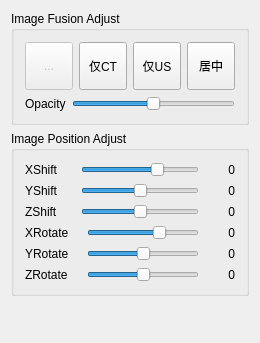
<?xml version="1.0" encoding="UTF-8"?>
<ui version="4.0">
 <class>stkUltrasoundImageFusionWidget</class>
 <widget class="QWidget" name="stkUltrasoundImageFusionWidget">
  <property name="geometry">
   <rect>
    <x>0</x>
    <y>0</y>
    <width>250</width>
    <height>343</height>
   </rect>
  </property>
  <property name="windowTitle">
   <string>stkUltrasoundImageFusionWidget</string>
  </property>
  <layout class="QVBoxLayout" name="verticalLayout_2">
   <item>
    <widget class="QGroupBox" name="groupBox_2">
     <property name="title">
      <string>Image Fusion Adjust</string>
     </property>
     <layout class="QVBoxLayout" name="verticalLayout">
      <item>
       <layout class="QHBoxLayout" name="horizontalLayout">
        <item>
         <widget class="QToolButton" name="UltrasoundToolButton">
          <property name="enabled">
           <bool>false</bool>
          </property>
          <property name="minimumSize">
           <size>
            <width>48</width>
            <height>48</height>
           </size>
          </property>
          <property name="maximumSize">
           <size>
            <width>48</width>
            <height>48</height>
           </size>
          </property>
          <property name="text">
           <string>...</string>
          </property>
          <property name="icon">
           <iconset resource="Resources/stkSurgeryNavigation.qrc">
            <normaloff>:/Icons/USProbeOn.png</normaloff>
            <normalon>:/Icons/USProbeOn.png</normalon>
            <disabledoff>:/Icons/USProbeOff.png</disabledoff>
            <disabledon>:/Icons/USProbeOff.png</disabledon>:/Icons/USProbeOn.png</iconset>
          </property>
          <property name="iconSize">
           <size>
            <width>48</width>
            <height>48</height>
           </size>
          </property>
         </widget>
        </item>
        <item>
         <widget class="QToolButton" name="DisplayCTButton">
          <property name="minimumSize">
           <size>
            <width>48</width>
            <height>48</height>
           </size>
          </property>
          <property name="maximumSize">
           <size>
            <width>48</width>
            <height>48</height>
           </size>
          </property>
          <property name="toolTip">
           <string>仅显示CT
</string>
          </property>
          <property name="text">
           <string>仅CT</string>
          </property>
          <property name="icon">
           <iconset resource="Resources/stkSurgeryNavigation.qrc">
            <normaloff>:/Icons/DisplayCT.png</normaloff>:/Icons/DisplayCT.png</iconset>
          </property>
          <property name="iconSize">
           <size>
            <width>48</width>
            <height>48</height>
           </size>
          </property>
          <property name="checkable">
           <bool>true</bool>
          </property>
         </widget>
        </item>
        <item>
         <widget class="QToolButton" name="DisplayUSButton">
          <property name="minimumSize">
           <size>
            <width>48</width>
            <height>48</height>
           </size>
          </property>
          <property name="maximumSize">
           <size>
            <width>48</width>
            <height>48</height>
           </size>
          </property>
          <property name="toolTip">
           <string>仅显示超声</string>
          </property>
          <property name="text">
           <string>仅US</string>
          </property>
          <property name="icon">
           <iconset resource="Resources/stkSurgeryNavigation.qrc">
            <normaloff>:/Icons/DisplayUS.png</normaloff>:/Icons/DisplayUS.png</iconset>
          </property>
          <property name="iconSize">
           <size>
            <width>48</width>
            <height>48</height>
           </size>
          </property>
          <property name="checkable">
           <bool>true</bool>
          </property>
         </widget>
        </item>
        <item>
         <widget class="QToolButton" name="DisplayFusionButton">
          <property name="minimumSize">
           <size>
            <width>48</width>
            <height>48</height>
           </size>
          </property>
          <property name="maximumSize">
           <size>
            <width>48</width>
            <height>48</height>
           </size>
          </property>
          <property name="toolTip">
           <string>融合显示</string>
          </property>
          <property name="text">
           <string>居中</string>
          </property>
          <property name="icon">
           <iconset resource="Resources/stkSurgeryNavigation.qrc">
            <normaloff>:/Icons/DisplayFusion.png</normaloff>:/Icons/DisplayFusion.png</iconset>
          </property>
          <property name="iconSize">
           <size>
            <width>48</width>
            <height>48</height>
           </size>
          </property>
          <property name="checkable">
           <bool>true</bool>
          </property>
         </widget>
        </item>
       </layout>
      </item>
      <item>
       <layout class="QHBoxLayout" name="horizontalLayout_2">
        <item>
         <widget class="QLabel" name="label_7">
          <property name="text">
           <string>Opacity</string>
          </property>
         </widget>
        </item>
        <item>
         <widget class="QSlider" name="ImageFusionSlider">
          <property name="maximum">
           <number>100</number>
          </property>
          <property name="value">
           <number>50</number>
          </property>
          <property name="orientation">
           <enum>Qt::Horizontal</enum>
          </property>
         </widget>
        </item>
       </layout>
      </item>
     </layout>
    </widget>
   </item>
   <item>
    <widget class="QGroupBox" name="groupBox_3">
     <property name="title">
      <string>Image Position Adjust</string>
     </property>
     <layout class="QGridLayout" name="gridLayout">
      <item row="0" column="0">
       <widget class="QLabel" name="label">
        <property name="minimumSize">
         <size>
          <width>50</width>
          <height>0</height>
         </size>
        </property>
        <property name="maximumSize">
         <size>
          <width>50</width>
          <height>16777215</height>
         </size>
        </property>
        <property name="text">
         <string>XShift</string>
        </property>
       </widget>
      </item>
      <item row="0" column="1" colspan="2">
       <widget class="QSlider" name="XShiftSlider">
        <property name="minimum">
         <number>-200</number>
        </property>
        <property name="maximum">
         <number>100</number>
        </property>
        <property name="orientation">
         <enum>Qt::Horizontal</enum>
        </property>
       </widget>
      </item>
      <item row="1" column="0">
       <widget class="QLabel" name="label_2">
        <property name="minimumSize">
         <size>
          <width>50</width>
          <height>0</height>
         </size>
        </property>
        <property name="maximumSize">
         <size>
          <width>50</width>
          <height>16777215</height>
         </size>
        </property>
        <property name="text">
         <string>YShift</string>
        </property>
       </widget>
      </item>
      <item row="1" column="1" colspan="2">
       <widget class="QSlider" name="YShiftSlider">
        <property name="minimum">
         <number>-150</number>
        </property>
        <property name="maximum">
         <number>150</number>
        </property>
        <property name="orientation">
         <enum>Qt::Horizontal</enum>
        </property>
       </widget>
      </item>
      <item row="2" column="0">
       <widget class="QLabel" name="label_3">
        <property name="minimumSize">
         <size>
          <width>50</width>
          <height>0</height>
         </size>
        </property>
        <property name="maximumSize">
         <size>
          <width>50</width>
          <height>16777215</height>
         </size>
        </property>
        <property name="text">
         <string>ZShift</string>
        </property>
       </widget>
      </item>
      <item row="2" column="1" colspan="2">
       <widget class="QSlider" name="ZShiftSlider">
        <property name="minimum">
         <number>-150</number>
        </property>
        <property name="maximum">
         <number>150</number>
        </property>
        <property name="orientation">
         <enum>Qt::Horizontal</enum>
        </property>
       </widget>
      </item>
      <item row="3" column="0" colspan="2">
       <widget class="QLabel" name="label_5">
        <property name="minimumSize">
         <size>
          <width>50</width>
          <height>0</height>
         </size>
        </property>
        <property name="maximumSize">
         <size>
          <width>50</width>
          <height>16777215</height>
         </size>
        </property>
        <property name="text">
         <string>XRotate</string>
        </property>
       </widget>
      </item>
      <item row="3" column="2">
       <widget class="QSlider" name="XRotateSlider">
        <property name="minimum">
         <number>-200</number>
        </property>
        <property name="maximum">
         <number>100</number>
        </property>
        <property name="orientation">
         <enum>Qt::Horizontal</enum>
        </property>
       </widget>
      </item>
      <item row="3" column="3">
       <widget class="QLabel" name="XRotateLabel">
        <property name="minimumSize">
         <size>
          <width>30</width>
          <height>0</height>
         </size>
        </property>
        <property name="text">
         <string>0</string>
        </property>
        <property name="alignment">
         <set>Qt::AlignRight|Qt::AlignTrailing|Qt::AlignVCenter</set>
        </property>
       </widget>
      </item>
      <item row="4" column="0" colspan="2">
       <widget class="QLabel" name="label_6">
        <property name="minimumSize">
         <size>
          <width>50</width>
          <height>0</height>
         </size>
        </property>
        <property name="maximumSize">
         <size>
          <width>50</width>
          <height>16777215</height>
         </size>
        </property>
        <property name="text">
         <string>YRotate</string>
        </property>
       </widget>
      </item>
      <item row="4" column="2">
       <widget class="QSlider" name="YRotateSlider">
        <property name="minimum">
         <number>-150</number>
        </property>
        <property name="maximum">
         <number>150</number>
        </property>
        <property name="orientation">
         <enum>Qt::Horizontal</enum>
        </property>
       </widget>
      </item>
      <item row="4" column="3">
       <widget class="QLabel" name="YRotateLabel">
        <property name="minimumSize">
         <size>
          <width>30</width>
          <height>0</height>
         </size>
        </property>
        <property name="text">
         <string>0</string>
        </property>
        <property name="alignment">
         <set>Qt::AlignRight|Qt::AlignTrailing|Qt::AlignVCenter</set>
        </property>
       </widget>
      </item>
      <item row="5" column="0" colspan="2">
       <widget class="QLabel" name="label_4">
        <property name="minimumSize">
         <size>
          <width>50</width>
          <height>0</height>
         </size>
        </property>
        <property name="maximumSize">
         <size>
          <width>50</width>
          <height>16777215</height>
         </size>
        </property>
        <property name="text">
         <string>ZRotate</string>
        </property>
       </widget>
      </item>
      <item row="5" column="2">
       <widget class="QSlider" name="ZRotateSlider">
        <property name="minimum">
         <number>-150</number>
        </property>
        <property name="maximum">
         <number>150</number>
        </property>
        <property name="orientation">
         <enum>Qt::Horizontal</enum>
        </property>
       </widget>
      </item>
      <item row="5" column="3">
       <widget class="QLabel" name="ZRotateLabel">
        <property name="minimumSize">
         <size>
          <width>30</width>
          <height>0</height>
         </size>
        </property>
        <property name="text">
         <string>0</string>
        </property>
        <property name="alignment">
         <set>Qt::AlignRight|Qt::AlignTrailing|Qt::AlignVCenter</set>
        </property>
       </widget>
      </item>
      <item row="2" column="3">
       <widget class="QLabel" name="ZShiftLabel">
        <property name="minimumSize">
         <size>
          <width>30</width>
          <height>0</height>
         </size>
        </property>
        <property name="text">
         <string>0</string>
        </property>
        <property name="alignment">
         <set>Qt::AlignRight|Qt::AlignTrailing|Qt::AlignVCenter</set>
        </property>
       </widget>
      </item>
      <item row="1" column="3">
       <widget class="QLabel" name="YShiftLabel">
        <property name="minimumSize">
         <size>
          <width>30</width>
          <height>0</height>
         </size>
        </property>
        <property name="text">
         <string>0</string>
        </property>
        <property name="alignment">
         <set>Qt::AlignRight|Qt::AlignTrailing|Qt::AlignVCenter</set>
        </property>
       </widget>
      </item>
      <item row="0" column="3">
       <widget class="QLabel" name="XShiftLabel">
        <property name="minimumSize">
         <size>
          <width>30</width>
          <height>0</height>
         </size>
        </property>
        <property name="text">
         <string>0</string>
        </property>
        <property name="alignment">
         <set>Qt::AlignRight|Qt::AlignTrailing|Qt::AlignVCenter</set>
        </property>
       </widget>
      </item>
     </layout>
    </widget>
   </item>
   <item>
    <spacer name="verticalSpacer">
     <property name="orientation">
      <enum>Qt::Vertical</enum>
     </property>
     <property name="sizeHint" stdset="0">
      <size>
       <width>20</width>
       <height>25</height>
      </size>
     </property>
    </spacer>
   </item>
  </layout>
 </widget>
 <layoutdefault spacing="6" margin="11"/>
 <resources>
  <include location="Resources/stkSurgeryNavigation.qrc"/>
 </resources>
 <connections/>
</ui>
